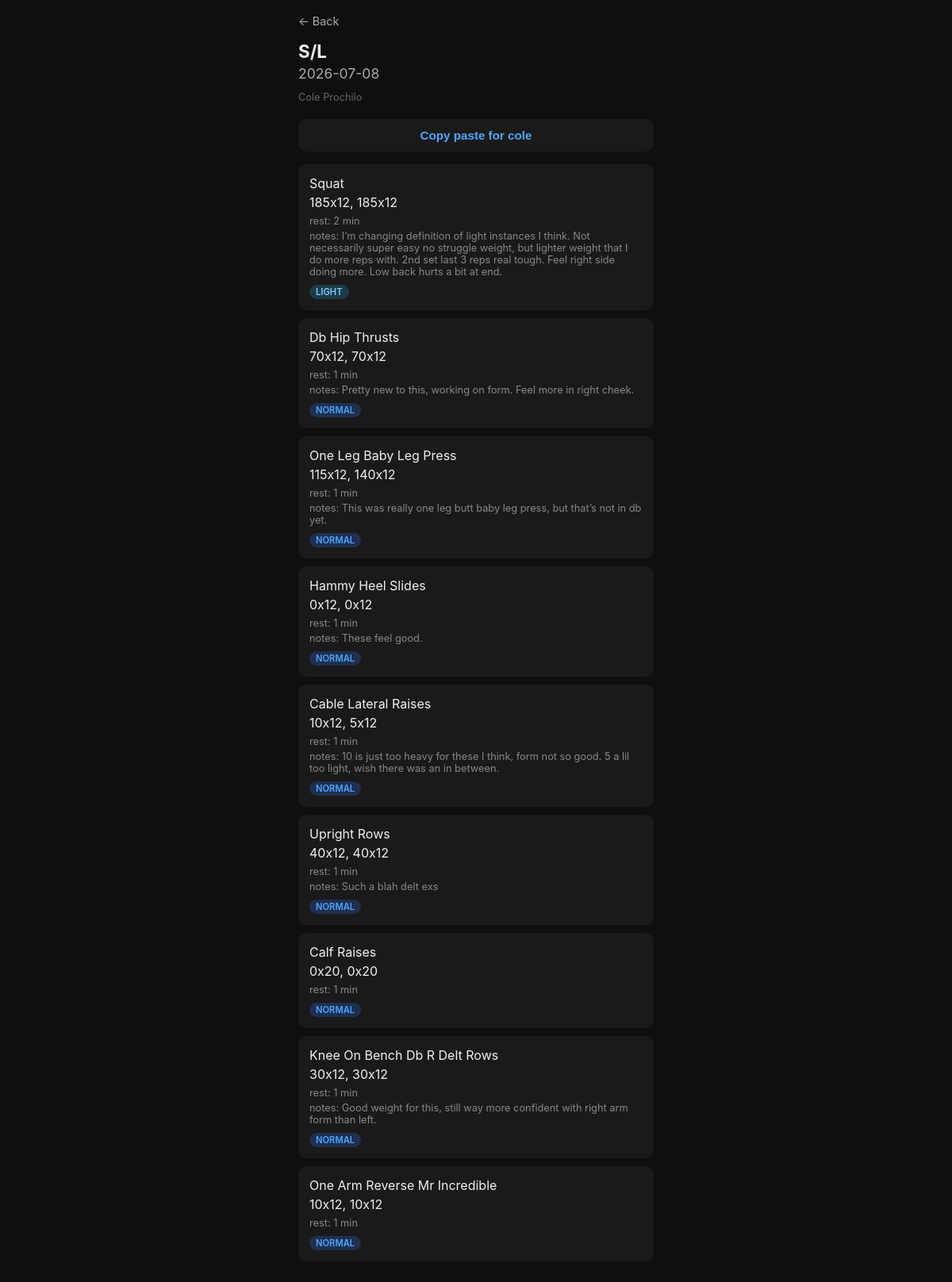
The app's page /user/1/session/63 with its own data.
### tables this page shows
CREATE TABLE workout_sessions (
    workout_id    INTEGER PRIMARY KEY AUTOINCREMENT,
    user_id       INTEGER NOT NULL REFERENCES users(user_id),
    date          TEXT NOT NULL,
    split_day     TEXT REFERENCES split_days(name)
);

CREATE TABLE users (
    user_id       INTEGER PRIMARY KEY AUTOINCREMENT,
    username      TEXT NOT NULL UNIQUE,
    password_hash TEXT NOT NULL,
    date_created  TEXT NOT NULL
);

CREATE TABLE exercise_instances (
    instance_id    INTEGER PRIMARY KEY AUTOINCREMENT,
    workout_id     INTEGER NOT NULL REFERENCES workout_sessions(workout_id),
    exercise_id    INTEGER NOT NULL REFERENCES exercises(exercise_id),
    entered_name   TEXT NOT NULL,
    intensity      TEXT,
    workout_index  INTEGER,
    notes          TEXT
);

CREATE TABLE "exercises" (
    exercise_id   INTEGER PRIMARY KEY AUTOINCREMENT,
    primary_name  TEXT NOT NULL,
    muscle_group  TEXT,
    user_id       INTEGER REFERENCES users(user_id)
);

### web_app.py (the view)
@app.route("/user/<int:user_id>/session/<int:workout_id>")
def session_detail(user_id, workout_id):
    with get_conn() as conn:
        user = conn.execute("SELECT username FROM users WHERE user_id = ?", (user_id,)).fetchone()
        session = conn.execute(
            "SELECT workout_id, date, split_day FROM workout_sessions WHERE workout_id = ? AND user_id = ?",
            (workout_id, user_id)
        ).fetchone()
        if not user or not session:
            return redirect(url_for("user_home", user_id=user_id))
        instances = conn.execute("""
            SELECT ei.workout_index, e.primary_name, ei.intensity, ei.notes, ei.instance_id
            FROM exercise_instances ei
            JOIN exercises e ON ei.exercise_id = e.exercise_id
            WHERE ei.workout_id = ?
            ORDER BY ei.workout_index
        """, (workout_id,)).fetchall()
        instance_sets = {}
        for inst in instances:
            sets = conn.execute(
                "SELECT weight, reps, rest_time, notes FROM exercise_sets WHERE instance_id = ? ORDER BY set_number",
                (inst[4],)
            ).fetchall()
            def fmt(v):
                return int(v) if v == int(v) else v
            instance_sets[inst[4]] = {
                "sets_str": ", ".join(f"{fmt(s[0])}x{fmt(s[1])}" for s in sets),
                "rest_str": ", ".join(str(fmt(s[2])) for s in sets[:-1] if s[2] is not None) or None,
                "weights": ", ".join("bw" if s[0] == 0 else str(fmt(s[0])) for s in sets),
                "reps": ", ".join(str(fmt(s[1])) for s in sets),
                "rest_export": ", ".join(str(fmt(s[2])) for s in sets[:-1] if s[2] is not None) or "",
                "set_notes": [s[3] for s in sets],
            }
    return render_template("session_detail.html", user_id=user_id, username=user[0],
                           session=session, instances=instances, instance_sets=instance_sets)

### db.py (called while the page is built)
def get_conn():
    conn = sqlite3.connect(DB_PATH)
    conn.execute("PRAGMA foreign_keys = ON")
    return conn

### templates/session_detail.html (shortened to what this page needs)
{% extends "base.html" %}
{% block content %}
<a class="back-link" href="{{ url_for('user_home', user_id=user_id) }}">← Back</a>
<h1>{{ session[2] }}</h1>
<h2>{{ session[1] }}</h2>
<div class="username-tag">{{ username.title() }}</div>
{% if instances %}
<button onclick="copyForCole()" style="width:100%; background:#1a1a1a; color:#4da6ff; border:none; padding:12px; border-radius:10px; font-size:0.95rem; font-weight:600; cursor:pointer; margin-bottom:16px;">Copy paste for cole</button>
{% endif %}
{% if not instances %}
  <p style="color:#666;">No instances logged.</p>
{% else %}
  {% for inst in instances %}
  {% set s = instance_sets[inst[4]] %}
  <div class="card">
    <div style="font-size:1rem; margin-bottom:4px;">{{ inst[1].title() }}</div>
    <div class="set-row">{{ s.sets_str }}</div>
    {% if s.rest_str %}
      <div class="meta">rest: {{ s.rest_str }} min</div>
    {% endif %}
    {% if inst[3] %}
      <div class="meta">notes: {{ inst[3] }}</div>
    {% endif %}
    <div style="margin-top:6px;">
      <span class="badge {{ inst[2] }}">{{ inst[2] }}</span>
    </div>
  </div>
  {% endfor %}
{% endif %}
{% endblock %}

### templates/base.html (style rules this page uses)
* { box-sizing: border-box; margin: 0; padding: 0; }
body { font-family: -apple-system, BlinkMacSystemFont, sans-serif; background: #0f0f0f; color: #f0f0f0; padding: 16px; max-width: 480px; margin: 0 auto; }
h1 { font-size: 1.4rem; margin-bottom: 4px; }
h2 { font-size: 1.1rem; margin-bottom: 12px; color: #aaa; font-weight: 400; }
a { color: #4da6ff; text-decoration: none; }
.card { background: #1a1a1a; border-radius: 10px; padding: 14px; margin-bottom: 10px; }
.badge { display: inline-block; font-size: 0.7rem; padding: 2px 8px; border-radius: 20px; font-weight: 600; text-transform: uppercase; }
.light { background: #1e3a4a; color: #7ecfff; }
.normal { background: #1e3050; color: #4da6ff; }
.back-link { display: inline-block; margin-bottom: 16px; font-size: 0.9rem; color: #aaa; }
.set-row { font-size: 1rem; margin-bottom: 6px; }
.meta { font-size: 0.8rem; color: #888; margin-top: 4px; }
.username-tag { font-size: 0.8rem; color: #666; margin-bottom: 20px; }

### records on screen
workout_sessions: split_day "S/L", date "2026-07-08"
users: title "Cole Prochilo"
exercise_instances: primary_name "Squat", sets_str "185x12, 185x12", rest_str "2", notes "I’m changing definition of light instances I think. Not necessarily super easy no struggle weight, but lighter weight that I do more reps with. 2nd set last 3 reps real tough. Feel right side doing more. Low back hurts a bit at end.", intensity "LIGHT"
exercise_instances: primary_name "Db Hip Thrusts", sets_str "70x12, 70x12", rest_str "1", notes "Pretty new to this, working on form. Feel more in right cheek.", intensity "NORMAL"
exercise_instances: primary_name "One Leg Baby Leg Press", sets_str "115x12, 140x12", rest_str "1", notes "This was really one leg butt baby leg press, but that’s not in db yet.", intensity "NORMAL"
exercise_instances: primary_name "Hammy Heel Slides", sets_str "0x12, 0x12", rest_str "1", notes "These feel good.", intensity "NORMAL"
exercise_instances: primary_name "Cable Lateral Raises", sets_str "10x12, 5x12", rest_str "1", notes "10 is just too heavy for these I think, form not so good. 5 a lil too light, wish there was an in between.", intensity "NORMAL"
exercise_instances: primary_name "Upright Rows", sets_str "40x12, 40x12", rest_str "1", notes "Such a blah delt exs", intensity "NORMAL"
exercise_instances: primary_name "Calf Raises", sets_str "0x20, 0x20", rest_str "1", intensity "NORMAL"
exercise_instances: primary_name "Knee On Bench Db R Delt Rows", sets_str "30x12, 30x12", rest_str "1", notes "Good weight for this, still way more confident with right arm form than left.", intensity "NORMAL"
exercise_instances: primary_name "One Arm Reverse Mr Incredible", sets_str "10x12, 10x12", rest_str "1", intensity "NORMAL"
